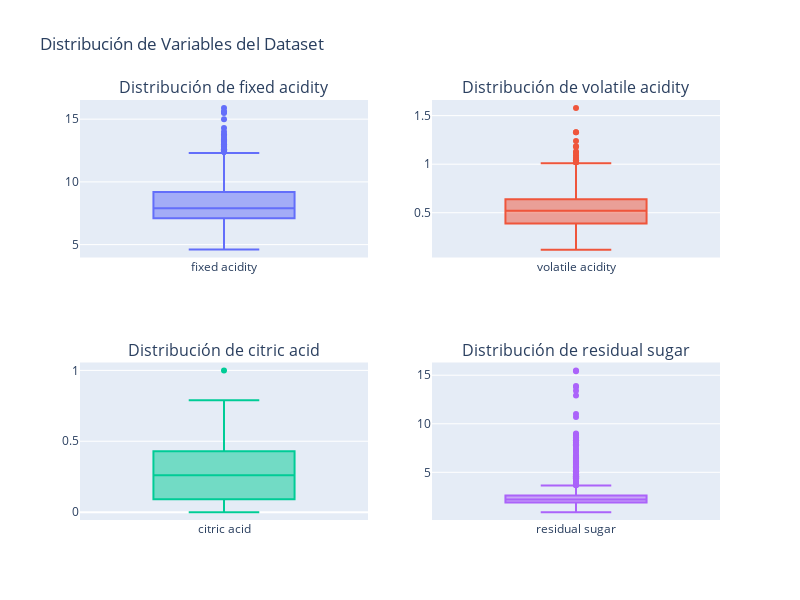

The notebook cell this image was saved under:
### Code cell
#Los tipos de datos están correctos
#Veré los outliers si es que tengo
from plotly.subplots import make_subplots
import plotly.graph_objects as go

fig = make_subplots(rows=2, cols=2, subplot_titles=(
    'Distribución de fixed acidity', 
    'Distribución de volatile acidity', 
    'Distribución de citric acid', 
    'Distribución de residual sugar'))

fig.add_trace(go.Box(y=df['fixed acidity'], name='fixed acidity'), row=1, col=1)
fig.add_trace(go.Box(y=df['volatile acidity'], name='volatile acidity'), row=1, col=2)
fig.add_trace(go.Box(y=df['citric acid'], name='citric acid'), row=2, col=1)
fig.add_trace(go.Box(y=df['residual sugar'], name='residual sugar'), row=2, col=2)


fig.update_layout(
    title='Distribución de Variables del Dataset',
    showlegend=False,  # Oculta la leyenda para gráficos de caja
    height=600,  # Altura del gráfico
    width=800   # Ancho del gráfico
)

# Mostrar el gráfico
fig.show()

### Figure 1 — Plotly figure (JSON) as saved in the notebook; plotly's stock layout.template omitted (floating-point values rounded to 4 significant figures; data arrays with more than 128 entries replaced by an {"elided": "..."} marker saying what was removed)
{"data": [{"name": "fixed acidity", "type": "box", "xaxis": "x", "y": {"elided": "1359 float values"}, "yaxis": "y"}, {"name": "volatile acidity", "type": "box", "xaxis": "x2", "y": {"elided": "1359 float values"}, "yaxis": "y2"}, {"name": "citric acid", "type": "box", "xaxis": "x3", "y": {"elided": "1359 float values"}, "yaxis": "y3"}, {"name": "residual sugar", "type": "box", "xaxis": "x4", "y": {"elided": "1359 float values"}, "yaxis": "y4"}], "layout": {"annotations": [{"font": {"size": 16}, "showarrow": false, "text": "Distribución de fixed acidity", "x": 0.225, "xanchor": "center", "xref": "paper", "y": 1, "yanchor": "bottom", "yref": "paper"}, {"font": {"size": 16}, "showarrow": false, "text": "Distribución de volatile acidity", "x": 0.775, "xanchor": "center", "xref": "paper", "y": 1, "yanchor": "bottom", "yref": "paper"}, {"font": {"size": 16}, "showarrow": false, "text": "Distribución de citric acid", "x": 0.225, "xanchor": "center", "xref": "paper", "y": 0.375, "yanchor": "bottom", "yref": "paper"}, {"font": {"size": 16}, "showarrow": false, "text": "Distribución de residual sugar", "x": 0.775, "xanchor": "center", "xref": "paper", "y": 0.375, "yanchor": "bottom", "yref": "paper"}], "height": 600, "showlegend": false, "title": {"text": "Distribución de Variables del Dataset"}, "width": 800, "xaxis": {"anchor": "y", "domain": [0, 0.45]}, "xaxis2": {"anchor": "y2", "domain": [0.55, 1]}, "xaxis3": {"anchor": "y3", "domain": [0, 0.45]}, "xaxis4": {"anchor": "y4", "domain": [0.55, 1]}, "yaxis": {"anchor": "x", "domain": [0.625, 1]}, "yaxis2": {"anchor": "x2", "domain": [0.625, 1]}, "yaxis3": {"anchor": "x3", "domain": [0, 0.375]}, "yaxis4": {"anchor": "x4", "domain": [0, 0.375]}}}
